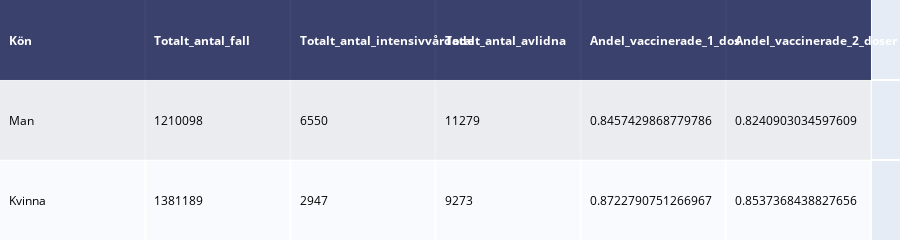

The cell this chart's notebook holds for it:
### Code cell
# Tablevisualisering av datan vi kommer att visa i grafer
fig = ff.create_table(combined_data)
save_plotly_fig(fig, "combined_data")
fig.show()

### Figure 1 — Plotly figure (JSON) as saved in the notebook; plotly's stock layout.template omitted (floating-point values rounded to 4 significant figures)
{"data": [{"colorscale": [[0, "#00083e"], [0.5, "#ededee"], [1, "#ffffff"]], "hoverinfo": "none", "opacity": 0.75, "showscale": false, "type": "heatmap", "z": [[0, 0, 0, 0, 0, 0], [0.5, 0.5, 0.5, 0.5, 0.5, 0.5], [1, 1, 1, 1, 1, 1]]}], "layout": {"annotations": [{"align": "left", "font": {"color": "#ffffff"}, "showarrow": false, "text": "<b>Kön</b>", "x": -0.45, "xanchor": "left", "xref": "x", "y": 0, "yref": "y"}, {"align": "left", "font": {"color": "#ffffff"}, "showarrow": false, "text": "<b>Totalt_antal_fall</b>", "x": 0.55, "xanchor": "left", "xref": "x", "y": 0, "yref": "y"}, {"align": "left", "font": {"color": "#ffffff"}, "showarrow": false, "text": "<b>Totalt_antal_intensivvårdade</b>", "x": 1.55, "xanchor": "left", "xref": "x", "y": 0, "yref": "y"}, {"align": "left", "font": {"color": "#ffffff"}, "showarrow": false, "text": "<b>Totalt_antal_avlidna</b>", "x": 2.55, "xanchor": "left", "xref": "x", "y": 0, "yref": "y"}, {"align": "left", "font": {"color": "#ffffff"}, "showarrow": false, "text": "<b>Andel_vaccinerade_1_dos</b>", "x": 3.55, "xanchor": "left", "xref": "x", "y": 0, "yref": "y"}, {"align": "left", "font": {"color": "#ffffff"}, "showarrow": false, "text": "<b>Andel_vaccinerade_2_doser</b>", "x": 4.55, "xanchor": "left", "xref": "x", "y": 0, "yref": "y"}, {"align": "left", "font": {"color": "#000000"}, "showarrow": false, "text": "Man", "x": -0.45, "xanchor": "left", "xref": "x", "y": 1, "yref": "y"}, {"align": "left", "font": {"color": "#000000"}, "showarrow": false, "text": "1210098", "x": 0.55, "xanchor": "left", "xref": "x", "y": 1, "yref": "y"}, {"align": "left", "font": {"color": "#000000"}, "showarrow": false, "text": "6550", "x": 1.55, "xanchor": "left", "xref": "x", "y": 1, "yref": "y"}, {"align": "left", "font": {"color": "#000000"}, "showarrow": false, "text": "11279", "x": 2.55, "xanchor": "left", "xref": "x", "y": 1, "yref": "y"}, {"align": "left", "font": {"color": "#000000"}, "showarrow": false, "text": "0.8457429868779786", "x": 3.55, "xanchor": "left", "xref": "x", "y": 1, "yref": "y"}, {"align": "left", "font": {"color": "#000000"}, "showarrow": false, "text": "0.8240903034597609", "x": 4.55, "xanchor": "left", "xref": "x", "y": 1, "yref": "y"}, {"align": "left", "font": {"color": "#000000"}, "showarrow": false, "text": "Kvinna", "x": -0.45, "xanchor": "left", "xref": "x", "y": 2, "yref": "y"}, {"align": "left", "font": {"color": "#000000"}, "showarrow": false, "text": "1381189", "x": 0.55, "xanchor": "left", "xref": "x", "y": 2, "yref": "y"}, {"align": "left", "font": {"color": "#000000"}, "showarrow": false, "text": "2947", "x": 1.55, "xanchor": "left", "xref": "x", "y": 2, "yref": "y"}, {"align": "left", "font": {"color": "#000000"}, "showarrow": false, "text": "9273", "x": 2.55, "xanchor": "left", "xref": "x", "y": 2, "yref": "y"}, {"align": "left", "font": {"color": "#000000"}, "showarrow": false, "text": "0.8722790751266967", "x": 3.55, "xanchor": "left", "xref": "x", "y": 2, "yref": "y"}, {"align": "left", "font": {"color": "#000000"}, "showarrow": false, "text": "0.8537368438827656", "x": 4.55, "xanchor": "left", "xref": "x", "y": 2, "yref": "y"}], "height": 140, "margin": {"b": 0, "l": 0, "r": 0, "t": 0}, "xaxis": {"dtick": 1, "gridwidth": 2, "showticklabels": false, "tick0": -0.5, "ticks": "", "zeroline": false}, "yaxis": {"autorange": "reversed", "dtick": 1, "gridwidth": 2, "showticklabels": false, "tick0": 0.5, "ticks": "", "zeroline": false}}}
